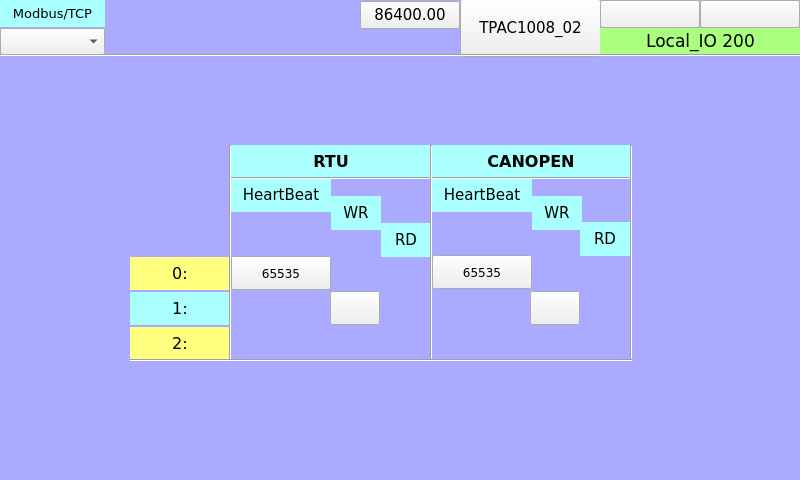
<?xml version="1.0" encoding="UTF-8"?>
<ui version="4.0">
 <class>page200</class>
 <widget class="QWidget" name="page200">
  <property name="geometry">
   <rect>
    <x>0</x>
    <y>0</y>
    <width>800</width>
    <height>480</height>
   </rect>
  </property>
  <property name="minimumSize">
   <size>
    <width>800</width>
    <height>480</height>
   </size>
  </property>
  <property name="maximumSize">
   <size>
    <width>800</width>
    <height>480</height>
   </size>
  </property>
  <property name="windowTitle">
   <string>page200</string>
  </property>
  <property name="styleSheet">
   <string notr="true">QWidget#page200
{
background-color: rgb(170, 170, 255);
}</string>
  </property>
  <widget class="QLabel" name="label_RTU_AnIn_14">
   <property name="geometry">
    <rect>
     <x>130</x>
     <y>292</y>
     <width>100</width>
     <height>33</height>
    </rect>
   </property>
   <property name="font">
    <font>
     <family>DejaVu Sans</family>
     <pointsize>12</pointsize>
    </font>
   </property>
   <property name="styleSheet">
    <string notr="true">background-color: rgb(170, 255, 255);</string>
   </property>
   <property name="text">
    <string>1:</string>
   </property>
   <property name="alignment">
    <set>Qt::AlignCenter</set>
   </property>
  </widget>
  <widget class="QLabel" name="label_RTU_AnIn_19">
   <property name="geometry">
    <rect>
     <x>431</x>
     <y>145</y>
     <width>200</width>
     <height>33</height>
    </rect>
   </property>
   <property name="font">
    <font>
     <family>DejaVu Sans</family>
     <pointsize>12</pointsize>
     <weight>75</weight>
     <bold>true</bold>
    </font>
   </property>
   <property name="styleSheet">
    <string notr="true">background-color: rgb(170, 255, 255);</string>
   </property>
   <property name="text">
    <string>CANOPEN</string>
   </property>
   <property name="alignment">
    <set>Qt::AlignCenter</set>
   </property>
  </widget>
  <widget class="QLabel" name="label_RTU_AnIn_6">
   <property name="geometry">
    <rect>
     <x>532</x>
     <y>196</y>
     <width>50</width>
     <height>34</height>
    </rect>
   </property>
   <property name="font">
    <font>
     <family>DejaVu Sans</family>
     <pointsize>11</pointsize>
    </font>
   </property>
   <property name="styleSheet">
    <string notr="true">background-color: rgb(170, 255, 255);</string>
   </property>
   <property name="text">
    <string>WR</string>
   </property>
   <property name="alignment">
    <set>Qt::AlignCenter</set>
   </property>
  </widget>
  <widget class="ATCMled" name="atcmLed_RTU_AnIn_1">
   <property name="geometry">
    <rect>
     <x>391</x>
     <y>325</y>
     <width>30</width>
     <height>34</height>
    </rect>
   </property>
   <property name="toolTip">
    <string>RTU_RTU_RD</string>
   </property>
   <property name="whatsThis">
    <string>ATCMled widget</string>
   </property>
   <property name="variable">
    <string>RTU_RTU_RD</string>
   </property>
   <property name="refresh">
    <number>500</number>
   </property>
   <property name="viewStatus">
    <bool>false</bool>
   </property>
   <property name="visibilityVar">
    <string/>
   </property>
   <property name="onIcon">
    <iconset>
     <normaloff>:/on.png</normaloff>:/on.png</iconset>
   </property>
   <property name="offIcon">
    <iconset>
     <normaloff>:/off.png</normaloff>:/off.png</iconset>
   </property>
  </widget>
  <widget class="QLabel" name="label_RTU_AnIn_2">
   <property name="geometry">
    <rect>
     <x>381</x>
     <y>223</y>
     <width>50</width>
     <height>34</height>
    </rect>
   </property>
   <property name="font">
    <font>
     <family>DejaVu Sans</family>
     <pointsize>11</pointsize>
    </font>
   </property>
   <property name="styleSheet">
    <string notr="true">background-color: rgb(170, 255, 255);</string>
   </property>
   <property name="text">
    <string>RD</string>
   </property>
   <property name="alignment">
    <set>Qt::AlignCenter</set>
   </property>
  </widget>
  <widget class="QLabel" name="label_RTU_AnIn_4">
   <property name="geometry">
    <rect>
     <x>580</x>
     <y>222</y>
     <width>50</width>
     <height>34</height>
    </rect>
   </property>
   <property name="font">
    <font>
     <family>DejaVu Sans</family>
     <pointsize>11</pointsize>
    </font>
   </property>
   <property name="styleSheet">
    <string notr="true">background-color: rgb(170, 255, 255);</string>
   </property>
   <property name="text">
    <string>RD</string>
   </property>
   <property name="alignment">
    <set>Qt::AlignCenter</set>
   </property>
  </widget>
  <widget class="Line" name="line_vt_1">
   <property name="geometry">
    <rect>
     <x>220</x>
     <y>145</y>
     <width>20</width>
     <height>215</height>
    </rect>
   </property>
   <property name="font">
    <font>
     <family>DejaVu Sans Mono</family>
     <pointsize>10</pointsize>
    </font>
   </property>
   <property name="orientation">
    <enum>Qt::Vertical</enum>
   </property>
  </widget>
  <widget class="Line" name="line_vt_2">
   <property name="geometry">
    <rect>
     <x>423</x>
     <y>145</y>
     <width>16</width>
     <height>215</height>
    </rect>
   </property>
   <property name="font">
    <font>
     <family>DejaVu Sans Mono</family>
     <pointsize>10</pointsize>
    </font>
   </property>
   <property name="orientation">
    <enum>Qt::Vertical</enum>
   </property>
  </widget>
  <widget class="ATCMled" name="atcmLed_RTU_AnIn_2">
   <property name="geometry">
    <rect>
     <x>592</x>
     <y>324</y>
     <width>30</width>
     <height>34</height>
    </rect>
   </property>
   <property name="toolTip">
    <string>CAN_RD</string>
   </property>
   <property name="whatsThis">
    <string>ATCMled widget</string>
   </property>
   <property name="variable">
    <string>CAN_RD</string>
   </property>
   <property name="refresh">
    <number>500</number>
   </property>
   <property name="viewStatus">
    <bool>false</bool>
   </property>
   <property name="visibilityVar">
    <string/>
   </property>
   <property name="onIcon">
    <iconset>
     <normaloff>:/on.png</normaloff>:/on.png</iconset>
   </property>
   <property name="offIcon">
    <iconset>
     <normaloff>:/off.png</normaloff>:/off.png</iconset>
   </property>
  </widget>
  <widget class="QLabel" name="label_RTU_AnIn_15">
   <property name="geometry">
    <rect>
     <x>130</x>
     <y>327</y>
     <width>100</width>
     <height>33</height>
    </rect>
   </property>
   <property name="font">
    <font>
     <family>DejaVu Sans</family>
     <pointsize>12</pointsize>
    </font>
   </property>
   <property name="styleSheet">
    <string notr="true">background-color: rgb(255, 255, 127);</string>
   </property>
   <property name="text">
    <string>2:</string>
   </property>
   <property name="alignment">
    <set>Qt::AlignCenter</set>
   </property>
  </widget>
  <widget class="QLabel" name="label_RTU_AnIn_18">
   <property name="geometry">
    <rect>
     <x>231</x>
     <y>145</y>
     <width>200</width>
     <height>33</height>
    </rect>
   </property>
   <property name="font">
    <font>
     <family>DejaVu Sans</family>
     <pointsize>12</pointsize>
     <weight>75</weight>
     <bold>true</bold>
    </font>
   </property>
   <property name="styleSheet">
    <string notr="true">background-color: rgb(170, 255, 255);</string>
   </property>
   <property name="text">
    <string>RTU</string>
   </property>
   <property name="alignment">
    <set>Qt::AlignCenter</set>
   </property>
  </widget>
  <widget class="QLabel" name="label_RTU_AnIn_1">
   <property name="geometry">
    <rect>
     <x>331</x>
     <y>196</y>
     <width>50</width>
     <height>34</height>
    </rect>
   </property>
   <property name="font">
    <font>
     <family>DejaVu Sans</family>
     <pointsize>11</pointsize>
    </font>
   </property>
   <property name="styleSheet">
    <string notr="true">background-color: rgb(170, 255, 255);</string>
   </property>
   <property name="text">
    <string>WR</string>
   </property>
   <property name="alignment">
    <set>Qt::AlignCenter</set>
   </property>
  </widget>
  <widget class="ATCMlabel" name="atcmLabel_3">
   <property name="geometry">
    <rect>
     <x>231</x>
     <y>256</y>
     <width>100</width>
     <height>34</height>
    </rect>
   </property>
   <property name="font">
    <font>
     <family>DejaVu Sans</family>
    </font>
   </property>
   <property name="text">
    <string>65535</string>
   </property>
   <property name="toolTip">
    <string>RTU_HEARTBEAT</string>
   </property>
   <property name="whatsThis">
    <string>ATCMlabel widget</string>
   </property>
   <property name="variable">
    <string>RTU_HEARTBEAT</string>
   </property>
   <property name="refresh">
    <number>500</number>
   </property>
   <property name="max">
    <string>0</string>
   </property>
   <property name="min">
    <string>0</string>
   </property>
   <property name="viewStatus">
    <bool>true</bool>
   </property>
   <property name="visibilityVar">
    <string/>
   </property>
   <property name="bgColor">
    <color>
     <red>255</red>
     <green>255</green>
     <blue>127</blue>
    </color>
   </property>
   <property name="borderWidth">
    <number>1</number>
   </property>
   <property name="borderRadius">
    <number>0</number>
   </property>
  </widget>
  <widget class="QLabel" name="label_RTU_AnIn_13">
   <property name="geometry">
    <rect>
     <x>130</x>
     <y>257</y>
     <width>100</width>
     <height>33</height>
    </rect>
   </property>
   <property name="font">
    <font>
     <family>DejaVu Sans</family>
     <pointsize>12</pointsize>
    </font>
   </property>
   <property name="styleSheet">
    <string notr="true">background-color: rgb(255, 255, 127);</string>
   </property>
   <property name="text">
    <string>0:</string>
   </property>
   <property name="alignment">
    <set>Qt::AlignCenter</set>
   </property>
  </widget>
  <widget class="ATCMbutton" name="atcmButton">
   <property name="geometry">
    <rect>
     <x>330</x>
     <y>291</y>
     <width>50</width>
     <height>34</height>
    </rect>
   </property>
   <property name="checkable">
    <bool>true</bool>
   </property>
   <property name="toolTip">
    <string>RTU_RTU_WR</string>
   </property>
   <property name="whatsThis">
    <string>ATCMbutton widget</string>
   </property>
   <property name="pageName">
    <string/>
   </property>
   <property name="passwordVar">
    <string/>
   </property>
   <property name="statusvar">
    <string>RTU_RTU_WR</string>
   </property>
   <property name="viewStatus">
    <bool>false</bool>
   </property>
   <property name="visibilityVar">
    <string/>
   </property>
   <property name="bgColor">
    <color>
     <red>170</red>
     <green>255</green>
     <blue>255</blue>
    </color>
   </property>
   <property name="text">
    <string/>
   </property>
   <property name="pressText">
    <string/>
   </property>
   <property name="borderWidth">
    <number>1</number>
   </property>
   <property name="borderRadius">
    <number>0</number>
   </property>
   <property name="apparence">
    <enum>QFrame::Raised</enum>
   </property>
  </widget>
  <widget class="QLabel" name="label_RTU_AnIn_3">
   <property name="geometry">
    <rect>
     <x>231</x>
     <y>178</y>
     <width>100</width>
     <height>34</height>
    </rect>
   </property>
   <property name="font">
    <font>
     <family>DejaVu Sans</family>
     <pointsize>11</pointsize>
    </font>
   </property>
   <property name="styleSheet">
    <string notr="true">background-color: rgb(170, 255, 255);</string>
   </property>
   <property name="text">
    <string>HeartBeat</string>
   </property>
   <property name="alignment">
    <set>Qt::AlignCenter</set>
   </property>
  </widget>
  <widget class="ATCMbutton" name="atcmButton_2">
   <property name="geometry">
    <rect>
     <x>530</x>
     <y>291</y>
     <width>50</width>
     <height>34</height>
    </rect>
   </property>
   <property name="checkable">
    <bool>true</bool>
   </property>
   <property name="toolTip">
    <string>CAN_WR</string>
   </property>
   <property name="whatsThis">
    <string>ATCMbutton widget</string>
   </property>
   <property name="pageName">
    <string/>
   </property>
   <property name="passwordVar">
    <string/>
   </property>
   <property name="statusvar">
    <string>CAN_WR</string>
   </property>
   <property name="viewStatus">
    <bool>false</bool>
   </property>
   <property name="visibilityVar">
    <string/>
   </property>
   <property name="bgColor">
    <color>
     <red>170</red>
     <green>255</green>
     <blue>255</blue>
    </color>
   </property>
   <property name="text">
    <string/>
   </property>
   <property name="pressText">
    <string/>
   </property>
   <property name="borderWidth">
    <number>1</number>
   </property>
   <property name="borderRadius">
    <number>0</number>
   </property>
   <property name="apparence">
    <enum>QFrame::Raised</enum>
   </property>
  </widget>
  <widget class="QLabel" name="label_RTU_AnIn_5">
   <property name="geometry">
    <rect>
     <x>432</x>
     <y>178</y>
     <width>100</width>
     <height>34</height>
    </rect>
   </property>
   <property name="font">
    <font>
     <family>DejaVu Sans</family>
     <pointsize>11</pointsize>
    </font>
   </property>
   <property name="styleSheet">
    <string notr="true">background-color: rgb(170, 255, 255);</string>
   </property>
   <property name="text">
    <string>HeartBeat</string>
   </property>
   <property name="alignment">
    <set>Qt::AlignCenter</set>
   </property>
  </widget>
  <widget class="ATCMlabel" name="atcmLabel_4">
   <property name="geometry">
    <rect>
     <x>432</x>
     <y>255</y>
     <width>100</width>
     <height>34</height>
    </rect>
   </property>
   <property name="font">
    <font>
     <family>DejaVu Sans</family>
    </font>
   </property>
   <property name="text">
    <string>65535</string>
   </property>
   <property name="toolTip">
    <string>CAN_HEARTBEAT</string>
   </property>
   <property name="whatsThis">
    <string>ATCMlabel widget</string>
   </property>
   <property name="variable">
    <string>CAN_HEARTBEAT</string>
   </property>
   <property name="refresh">
    <number>500</number>
   </property>
   <property name="max">
    <string>0</string>
   </property>
   <property name="min">
    <string>0</string>
   </property>
   <property name="viewStatus">
    <bool>true</bool>
   </property>
   <property name="visibilityVar">
    <string/>
   </property>
   <property name="bgColor">
    <color>
     <red>255</red>
     <green>255</green>
     <blue>127</blue>
    </color>
   </property>
   <property name="borderWidth">
    <number>1</number>
   </property>
   <property name="borderRadius">
    <number>0</number>
   </property>
  </widget>
  <widget class="ATCMbutton" name="atcmButton_6">
   <property name="geometry">
    <rect>
     <x>460</x>
     <y>-1</y>
     <width>141</width>
     <height>58</height>
    </rect>
   </property>
   <property name="font">
    <font>
     <family>DejaVu Sans</family>
     <pointsize>11</pointsize>
     <weight>50</weight>
     <bold>false</bold>
    </font>
   </property>
   <property name="toolTip">
    <string/>
   </property>
   <property name="whatsThis">
    <string>ATCMbutton widget</string>
   </property>
   <property name="pageName">
    <string>menu</string>
   </property>
   <property name="statusvar">
    <string/>
   </property>
   <property name="viewStatus">
    <bool>false</bool>
   </property>
   <property name="refresh">
    <number>200</number>
   </property>
   <property name="visibilityVar">
    <string/>
   </property>
   <property name="bgColor">
    <color>
     <red>170</red>
     <green>170</green>
     <blue>255</blue>
    </color>
   </property>
   <property name="borderColor">
    <color>
     <red>220</red>
     <green>220</green>
     <blue>220</blue>
    </color>
   </property>
   <property name="text">
    <string>TPAC1008_02</string>
   </property>
   <property name="pressText">
    <string>TPAC1008_02</string>
   </property>
   <property name="borderWidth">
    <number>2</number>
   </property>
   <property name="borderRadius">
    <number>0</number>
   </property>
   <property name="apparence">
    <enum>QFrame::Raised</enum>
   </property>
  </widget>
  <widget class="ATCMtime" name="atcmTime_2">
   <property name="geometry">
    <rect>
     <x>700</x>
     <y>0</y>
     <width>100</width>
     <height>28</height>
    </rect>
   </property>
   <property name="font">
    <font>
     <family>DejaVu Sans</family>
     <pointsize>11</pointsize>
    </font>
   </property>
   <property name="toolTip">
    <string>ATCM QTime</string>
   </property>
   <property name="whatsThis">
    <string>ATCMtime widget</string>
   </property>
   <property name="bgColor">
    <color>
     <red>255</red>
     <green>255</green>
     <blue>127</blue>
    </color>
   </property>
   <property name="borderWidth">
    <number>0</number>
   </property>
   <property name="borderRadius">
    <number>0</number>
   </property>
  </widget>
  <widget class="ATCMlabel" name="atcmLabel_PLC_time">
   <property name="geometry">
    <rect>
     <x>360</x>
     <y>1</y>
     <width>100</width>
     <height>28</height>
    </rect>
   </property>
   <property name="font">
    <font>
     <family>DejaVu Sans</family>
     <pointsize>11</pointsize>
     <weight>50</weight>
     <bold>false</bold>
    </font>
   </property>
   <property name="text">
    <string>86400.00</string>
   </property>
   <property name="toolTip">
    <string>PLC_time</string>
   </property>
   <property name="whatsThis">
    <string>ATCMlabel widget</string>
   </property>
   <property name="variable">
    <string>PLC_time</string>
   </property>
   <property name="refresh">
    <number>500</number>
   </property>
   <property name="max">
    <string>0</string>
   </property>
   <property name="min">
    <string>0</string>
   </property>
   <property name="viewStatus">
    <bool>false</bool>
   </property>
   <property name="visibilityVar">
    <string/>
   </property>
   <property name="bgColor">
    <color>
     <red>255</red>
     <green>255</green>
     <blue>127</blue>
    </color>
   </property>
   <property name="borderWidth">
    <number>0</number>
   </property>
   <property name="borderRadius">
    <number>0</number>
   </property>
  </widget>
  <widget class="ATCMdate" name="atcmDate_2">
   <property name="geometry">
    <rect>
     <x>600</x>
     <y>0</y>
     <width>100</width>
     <height>28</height>
    </rect>
   </property>
   <property name="font">
    <font>
     <family>DejaVu Sans</family>
     <pointsize>11</pointsize>
    </font>
   </property>
   <property name="toolTip">
    <string>ATCM QDate</string>
   </property>
   <property name="whatsThis">
    <string>ATCMdate widget</string>
   </property>
   <property name="bgColor">
    <color>
     <red>255</red>
     <green>255</green>
     <blue>127</blue>
    </color>
   </property>
   <property name="borderWidth">
    <number>0</number>
   </property>
   <property name="borderRadius">
    <number>0</number>
   </property>
  </widget>
  <widget class="QLabel" name="label_Qt_Project_2">
   <property name="geometry">
    <rect>
     <x>600</x>
     <y>28</y>
     <width>201</width>
     <height>27</height>
    </rect>
   </property>
   <property name="font">
    <font>
     <family>DejaVu Sans</family>
     <pointsize>13</pointsize>
    </font>
   </property>
   <property name="styleSheet">
    <string notr="true">background-color: rgb(170, 255, 127);</string>
   </property>
   <property name="text">
    <string>Local_IO 200</string>
   </property>
   <property name="alignment">
    <set>Qt::AlignCenter</set>
   </property>
  </widget>
  <widget class="Line" name="line_2">
   <property name="geometry">
    <rect>
     <x>0</x>
     <y>45</y>
     <width>801</width>
     <height>20</height>
    </rect>
   </property>
   <property name="orientation">
    <enum>Qt::Horizontal</enum>
   </property>
  </widget>
  <widget class="Line" name="line_3">
   <property name="geometry">
    <rect>
     <x>130</x>
     <y>350</y>
     <width>503</width>
     <height>20</height>
    </rect>
   </property>
   <property name="orientation">
    <enum>Qt::Horizontal</enum>
   </property>
  </widget>
  <widget class="ATCManimation" name="atcmAnimation_TEST_STATUS">
   <property name="geometry">
    <rect>
     <x>105</x>
     <y>0</y>
     <width>121</width>
     <height>55</height>
    </rect>
   </property>
   <property name="toolTip">
    <string>TEST_STATUS</string>
   </property>
   <property name="whatsThis">
    <string>ATCManimation widget</string>
   </property>
   <property name="mapping">
    <string>0;:/icons/my_img/local.png;216;:/icons/my_img/remote.png;42;:/icons/my_img/done.png</string>
   </property>
   <property name="variable">
    <string>TEST_STATUS</string>
   </property>
   <property name="refresh">
    <number>500</number>
   </property>
   <property name="viewStatus">
    <bool>false</bool>
   </property>
   <property name="visibilityVar">
    <string/>
   </property>
  </widget>
  <widget class="ATCMcombobox" name="atcmComboBox">
   <property name="geometry">
    <rect>
     <x>0</x>
     <y>28</y>
     <width>105</width>
     <height>27</height>
    </rect>
   </property>
   <property name="font">
    <font>
     <family>DejaVu Sans</family>
     <pointsize>10</pointsize>
    </font>
   </property>
   <property name="toolTip">
    <string>TEST_COMMAND</string>
   </property>
   <property name="whatsThis">
    <string>ATCMcombobox widget</string>
   </property>
   <property name="variable">
    <string>TEST_COMMAND</string>
   </property>
   <property name="refresh">
    <number>500</number>
   </property>
   <property name="viewStatus">
    <bool>false</bool>
   </property>
   <property name="writeAcknowledge">
    <bool>false</bool>
   </property>
   <property name="visibilityVar">
    <string/>
   </property>
   <property name="bgColor">
    <color>
     <red>170</red>
     <green>255</green>
     <blue>127</blue>
    </color>
   </property>
   <property name="borderWidth">
    <number>0</number>
   </property>
   <property name="borderRadius">
    <number>0</number>
   </property>
   <property name="mapping">
    <string>0;LOCAL;216;REMOTE;42;DONE</string>
   </property>
  </widget>
  <widget class="QLabel" name="label_Start_3">
   <property name="geometry">
    <rect>
     <x>0</x>
     <y>0</y>
     <width>105</width>
     <height>27</height>
    </rect>
   </property>
   <property name="font">
    <font>
     <family>DejaVu Sans</family>
     <pointsize>10</pointsize>
    </font>
   </property>
   <property name="styleSheet">
    <string notr="true">background-color: rgb(170, 255, 255);</string>
   </property>
   <property name="text">
    <string>Modbus/TCP</string>
   </property>
   <property name="alignment">
    <set>Qt::AlignCenter</set>
   </property>
  </widget>
  <widget class="Line" name="line_vt_3">
   <property name="geometry">
    <rect>
     <x>623</x>
     <y>145</y>
     <width>16</width>
     <height>215</height>
    </rect>
   </property>
   <property name="font">
    <font>
     <family>DejaVu Sans Mono</family>
     <pointsize>10</pointsize>
    </font>
   </property>
   <property name="orientation">
    <enum>Qt::Vertical</enum>
   </property>
  </widget>
  <widget class="Line" name="line_4">
   <property name="geometry">
    <rect>
     <x>231</x>
     <y>168</y>
     <width>400</width>
     <height>20</height>
    </rect>
   </property>
   <property name="orientation">
    <enum>Qt::Horizontal</enum>
   </property>
  </widget>
  <zorder>label_RTU_AnIn_14</zorder>
  <zorder>label_RTU_AnIn_19</zorder>
  <zorder>label_RTU_AnIn_6</zorder>
  <zorder>atcmLed_RTU_AnIn_1</zorder>
  <zorder>label_RTU_AnIn_2</zorder>
  <zorder>label_RTU_AnIn_4</zorder>
  <zorder>atcmLed_RTU_AnIn_2</zorder>
  <zorder>label_RTU_AnIn_15</zorder>
  <zorder>label_RTU_AnIn_18</zorder>
  <zorder>label_RTU_AnIn_1</zorder>
  <zorder>atcmLabel_3</zorder>
  <zorder>label_RTU_AnIn_13</zorder>
  <zorder>atcmButton</zorder>
  <zorder>label_RTU_AnIn_3</zorder>
  <zorder>atcmButton_2</zorder>
  <zorder>label_RTU_AnIn_5</zorder>
  <zorder>atcmLabel_4</zorder>
  <zorder>atcmButton_6</zorder>
  <zorder>atcmTime_2</zorder>
  <zorder>atcmLabel_PLC_time</zorder>
  <zorder>atcmDate_2</zorder>
  <zorder>label_Qt_Project_2</zorder>
  <zorder>line_2</zorder>
  <zorder>line_vt_1</zorder>
  <zorder>line_3</zorder>
  <zorder>atcmAnimation_TEST_STATUS</zorder>
  <zorder>atcmComboBox</zorder>
  <zorder>label_Start_3</zorder>
  <zorder>line_vt_3</zorder>
  <zorder>line_4</zorder>
  <zorder>line_vt_2</zorder>
 </widget>
 <customwidgets>
  <customwidget>
   <class>ATCManimation</class>
   <extends>QLabel</extends>
   <header>atcmplugin.h</header>
  </customwidget>
  <customwidget>
   <class>ATCMbutton</class>
   <extends>QPushButton</extends>
   <header>atcmplugin.h</header>
  </customwidget>
  <customwidget>
   <class>ATCMcombobox</class>
   <extends>QComboBox</extends>
   <header>atcmplugin.h</header>
  </customwidget>
  <customwidget>
   <class>ATCMdate</class>
   <extends>QPushButton</extends>
   <header>atcmplugin.h</header>
  </customwidget>
  <customwidget>
   <class>ATCMlabel</class>
   <extends>QPushButton</extends>
   <header>atcmplugin.h</header>
  </customwidget>
  <customwidget>
   <class>ATCMled</class>
   <extends>QLabel</extends>
   <header>atcmplugin.h</header>
  </customwidget>
  <customwidget>
   <class>ATCMtime</class>
   <extends>QPushButton</extends>
   <header>atcmplugin.h</header>
  </customwidget>
 </customwidgets>
 <resources/>
 <connections>
  <connection>
   <sender>atcmButton_6</sender>
   <signal>newPage(const char*,bool)</signal>
   <receiver>page200</receiver>
   <slot>goto_page(const char*,bool)</slot>
   <hints>
    <hint type="sourcelabel">
     <x>20</x>
     <y>20</y>
    </hint>
    <hint type="destinationlabel">
     <x>20</x>
     <y>20</y>
    </hint>
   </hints>
  </connection>
 </connections>
 <slots>
  <slot>goto_page(const char*,bool)</slot>
 </slots>
</ui>
